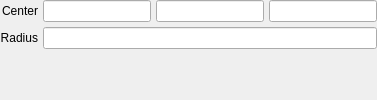
         <widget class="QWidget" name="sphere_implicit">
          <layout class="QGridLayout" name="gridLayout_13">
           <property name="margin">
            <number>0</number>
           </property>
           <property name="spacing">
            <number>5</number>
           </property>
           <item row="0" column="1" colspan="2">
            <widget class="LineEdit" name="lineedit_sphere_implicit_center_x"/>
           </item>
           <item row="0" column="0">
            <widget class="QLabel" name="label_30">
             <property name="text">
              <string>Center</string>
             </property>
             <property name="alignment">
              <set>Qt::AlignRight|Qt::AlignTrailing|Qt::AlignVCenter</set>
             </property>
            </widget>
           </item>
           <item row="0" column="3">
            <widget class="LineEdit" name="lineedit_sphere_implicit_center_y"/>
           </item>
           <item row="1" column="0">
            <widget class="QLabel" name="label_31">
             <property name="text">
              <string>Radius</string>
             </property>
             <property name="alignment">
              <set>Qt::AlignRight|Qt::AlignTrailing|Qt::AlignVCenter</set>
             </property>
            </widget>
           </item>
           <item row="1" column="1" colspan="4">
            <widget class="LineEdit" name="lineedit_sphere_implicit_radius"/>
           </item>
           <item row="0" column="4">
            <widget class="LineEdit" name="lineedit_sphere_implicit_center_z"/>
           </item>
           <item row="2" column="1">
            <spacer name="verticalSpacer_10">
             <property name="orientation">
              <enum>Qt::Vertical</enum>
             </property>
             <property name="sizeHint" stdset="0">
              <size>
               <width>20</width>
               <height>40</height>
              </size>
             </property>
            </spacer>
           </item>
          </layout>
         </widget>
